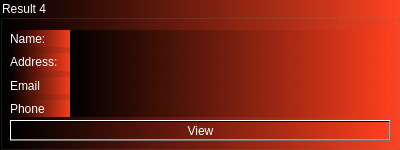
         <widget class="QGroupBox" name="groupBox_6">
          <property name="minimumSize">
           <size>
            <width>400</width>
            <height>150</height>
           </size>
          </property>
          <property name="maximumSize">
           <size>
            <width>400</width>
            <height>150</height>
           </size>
          </property>
          <property name="autoFillBackground">
           <bool>false</bool>
          </property>
          <property name="styleSheet">
           <string notr="true">color: white;
background-color:
qlineargradient(spread:pad, x1:0, y1:0, x2:1, y2:0, stop:0 rgba(0, 0, 0, 255), stop:1 rgba(255, 64, 30,220))
</string>
          </property>
          <property name="title">
           <string>Result 4</string>
          </property>
          <widget class="QWidget" name="verticalLayoutWidget_57">
           <property name="geometry">
            <rect>
             <x>10</x>
             <y>30</y>
             <width>61</width>
             <height>87</height>
            </rect>
           </property>
           <layout class="QVBoxLayout" name="verticalLayout_12">
            <item>
             <widget class="QLabel" name="label_425">
              <property name="text">
               <string>Name:</string>
              </property>
             </widget>
            </item>
            <item>
             <widget class="QLabel" name="label_426">
              <property name="text">
               <string>Address:</string>
              </property>
             </widget>
            </item>
            <item>
             <widget class="QLabel" name="label_427">
              <property name="text">
               <string>Email</string>
              </property>
             </widget>
            </item>
            <item>
             <widget class="QLabel" name="label_428">
              <property name="text">
               <string>Phone</string>
              </property>
             </widget>
            </item>
           </layout>
          </widget>
          <widget class="QWidget" name="verticalLayoutWidget_58">
           <property name="geometry">
            <rect>
             <x>70</x>
             <y>30</y>
             <width>321</width>
             <height>87</height>
            </rect>
           </property>
           <layout class="QVBoxLayout" name="verticalLayout_59">
            <property name="sizeConstraint">
             <enum>QLayout::SetMinimumSize</enum>
            </property>
            <item>
             <widget class="QLabel" name="label_429">
              <property name="text">
               <string/>
              </property>
             </widget>
            </item>
            <item>
             <widget class="QLabel" name="label_430">
              <property name="text">
               <string/>
              </property>
             </widget>
            </item>
            <item>
             <widget class="QLabel" name="label_431">
              <property name="text">
               <string/>
              </property>
             </widget>
            </item>
            <item>
             <widget class="QLabel" name="label_432">
              <property name="text">
               <string/>
              </property>
             </widget>
            </item>
           </layout>
          </widget>
          <widget class="QPushButton" name="pushButton_6">
           <property name="geometry">
            <rect>
             <x>10</x>
             <y>120</y>
             <width>381</width>
             <height>21</height>
            </rect>
           </property>
           <property name="text">
            <string>View</string>
           </property>
          </widget>
         </widget>
